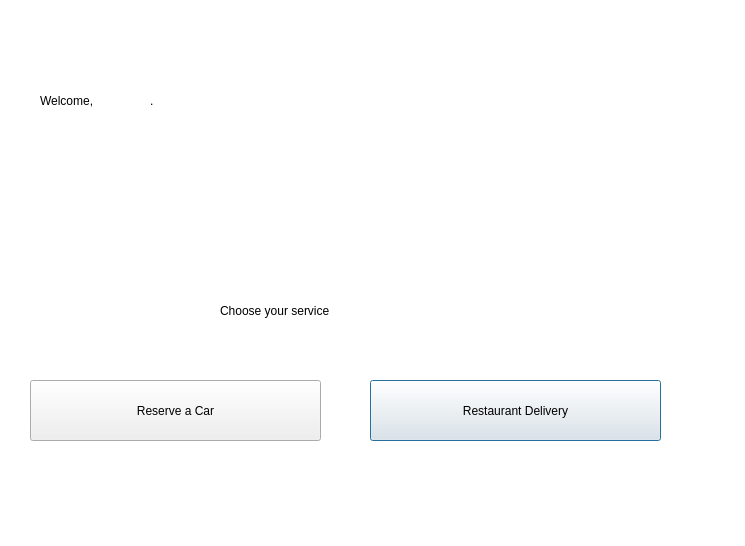
<?xml version="1.0" encoding="UTF-8"?>
<ui version="4.0">
 <class>service_choice</class>
 <widget class="QDialog" name="service_choice">
  <property name="geometry">
   <rect>
    <x>0</x>
    <y>0</y>
    <width>745</width>
    <height>546</height>
   </rect>
  </property>
  <property name="windowTitle">
   <string>Dialog</string>
  </property>
  <widget class="QGraphicsView" name="graphicsView">
   <property name="geometry">
    <rect>
     <x>-50</x>
     <y>-30</y>
     <width>881</width>
     <height>581</height>
    </rect>
   </property>
  </widget>
  <widget class="QLabel" name="label">
   <property name="geometry">
    <rect>
     <x>40</x>
     <y>40</y>
     <width>261</width>
     <height>121</height>
    </rect>
   </property>
   <property name="text">
    <string>Welcome, </string>
   </property>
  </widget>
  <widget class="QPushButton" name="restaurantdelivery_button">
   <property name="geometry">
    <rect>
     <x>370</x>
     <y>380</y>
     <width>291</width>
     <height>61</height>
    </rect>
   </property>
   <property name="text">
    <string>Restaurant Delivery</string>
   </property>
  </widget>
  <widget class="QPushButton" name="carreserving_button">
   <property name="geometry">
    <rect>
     <x>30</x>
     <y>380</y>
     <width>291</width>
     <height>61</height>
    </rect>
   </property>
   <property name="text">
    <string>Reserve a Car</string>
   </property>
  </widget>
  <widget class="QLabel" name="name_label">
   <property name="geometry">
    <rect>
     <x>150</x>
     <y>80</y>
     <width>231</width>
     <height>41</height>
    </rect>
   </property>
   <property name="text">
    <string>.</string>
   </property>
  </widget>
  <widget class="QLabel" name="label_2">
   <property name="geometry">
    <rect>
     <x>220</x>
     <y>260</y>
     <width>261</width>
     <height>101</height>
    </rect>
   </property>
   <property name="text">
    <string>Choose your service</string>
   </property>
  </widget>
  <widget class="QLabel" name="label_3">
   <property name="geometry">
    <rect>
     <x>460</x>
     <y>10</y>
     <width>231</width>
     <height>241</height>
    </rect>
   </property>
   <property name="text">
    <string/>
   </property>
   <property name="pixmap">
    <pixmap>../intro to eng/green-35.png</pixmap>
   </property>
  </widget>
  <widget class="QPushButton" name="profile_modify">
   <property name="geometry">
    <rect>
     <x>459</x>
     <y>11</y>
     <width>251</width>
     <height>241</height>
    </rect>
   </property>
   <property name="text">
    <string/>
   </property>
   <property name="flat">
    <bool>true</bool>
   </property>
  </widget>
 </widget>
 <resources/>
 <connections/>
</ui>
